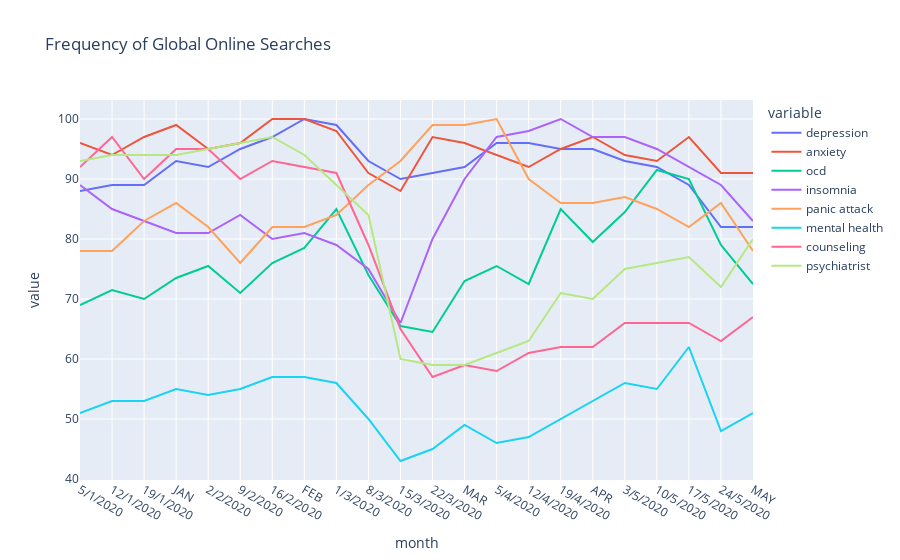

This figure's notebook cell:
### Code cell
import plotly.express as px

fig = px.line(df_search, title='Frequency of Global Online Searches',x='month', y=['depression','anxiety', 'ocd', 'insomnia', 'panic attack','mental health', 'counseling', 'psychiatrist'])
fig.show()

### Figure 1 — Plotly figure (JSON) as saved in the notebook; plotly's stock layout.template omitted (floating-point values rounded to 4 significant figures)
{"data": [{"hovertemplate": "variable=depression<br>month=%{x}<br>value=%{y}<extra></extra>", "legendgroup": "depression", "line": {"color": "#636efa", "dash": "solid"}, "marker": {"symbol": "circle"}, "mode": "lines", "name": "depression", "orientation": "v", "showlegend": true, "type": "scatter", "x": ["5/1/2020", "12/1/2020", "19/1/2020", "JAN", "2/2/2020", "9/2/2020", "16/2/2020", "FEB", "1/3/2020", "8/3/2020", "15/3/2020", "22/3/2020", "MAR", "5/4/2020", "12/4/2020", "19/4/2020", "APR", "3/5/2020", "10/5/2020", "17/5/2020", "24/5/2020", "MAY"], "xaxis": "x", "y": [88, 89, 89, 93, 92, 95, 97, 100, 99, 93, 90, 91, 92, 96, 96, 95, 95, 93, 92, 89, 82, 82], "yaxis": "y"}, {"hovertemplate": "variable=anxiety<br>month=%{x}<br>value=%{y}<extra></extra>", "legendgroup": "anxiety", "line": {"color": "#EF553B", "dash": "solid"}, "marker": {"symbol": "circle"}, "mode": "lines", "name": "anxiety", "orientation": "v", "showlegend": true, "type": "scatter", "x": ["5/1/2020", "12/1/2020", "19/1/2020", "JAN", "2/2/2020", "9/2/2020", "16/2/2020", "FEB", "1/3/2020", "8/3/2020", "15/3/2020", "22/3/2020", "MAR", "5/4/2020", "12/4/2020", "19/4/2020", "APR", "3/5/2020", "10/5/2020", "17/5/2020", "24/5/2020", "MAY"], "xaxis": "x", "y": [96, 94, 97, 99, 95, 96, 100, 100, 98, 91, 88, 97, 96, 94, 92, 95, 97, 94, 93, 97, 91, 91], "yaxis": "y"}, {"hovertemplate": "variable=ocd<br>month=%{x}<br>value=%{y}<extra></extra>", "legendgroup": "ocd", "line": {"color": "#00cc96", "dash": "solid"}, "marker": {"symbol": "circle"}, "mode": "lines", "name": "ocd", "orientation": "v", "showlegend": true, "type": "scatter", "x": ["5/1/2020", "12/1/2020", "19/1/2020", "JAN", "2/2/2020", "9/2/2020", "16/2/2020", "FEB", "1/3/2020", "8/3/2020", "15/3/2020", "22/3/2020", "MAR", "5/4/2020", "12/4/2020", "19/4/2020", "APR", "3/5/2020", "10/5/2020", "17/5/2020", "24/5/2020", "MAY"], "xaxis": "x", "y": [69, 71.5, 70, 73.5, 75.5, 71, 76, 78.5, 85, 74, 65.5, 64.5, 73, 75.5, 72.5, 85, 79.5, 84.5, 91.5, 90, 79, 72.5], "yaxis": "y"}, {"hovertemplate": "variable=insomnia<br>month=%{x}<br>value=%{y}<extra></extra>", "legendgroup": "insomnia", "line": {"color": "#ab63fa", "dash": "solid"}, "marker": {"symbol": "circle"}, "mode": "lines", "name": "insomnia", "orientation": "v", "showlegend": true, "type": "scatter", "x": ["5/1/2020", "12/1/2020", "19/1/2020", "JAN", "2/2/2020", "9/2/2020", "16/2/2020", "FEB", "1/3/2020", "8/3/2020", "15/3/2020", "22/3/2020", "MAR", "5/4/2020", "12/4/2020", "19/4/2020", "APR", "3/5/2020", "10/5/2020", "17/5/2020", "24/5/2020", "MAY"], "xaxis": "x", "y": [89, 85, 83, 81, 81, 84, 80, 81, 79, 75, 66, 80, 90, 97, 98, 100, 97, 97, 95, 92, 89, 83], "yaxis": "y"}, {"hovertemplate": "variable=panic attack<br>month=%{x}<br>value=%{y}<extra></extra>", "legendgroup": "panic attack", "line": {"color": "#FFA15A", "dash": "solid"}, "marker": {"symbol": "circle"}, "mode": "lines", "name": "panic attack", "orientation": "v", "showlegend": true, "type": "scatter", "x": ["5/1/2020", "12/1/2020", "19/1/2020", "JAN", "2/2/2020", "9/2/2020", "16/2/2020", "FEB", "1/3/2020", "8/3/2020", "15/3/2020", "22/3/2020", "MAR", "5/4/2020", "12/4/2020", "19/4/2020", "APR", "3/5/2020", "10/5/2020", "17/5/2020", "24/5/2020", "MAY"], "xaxis": "x", "y": [78, 78, 83, 86, 82, 76, 82, 82, 84, 89, 93, 99, 99, 100, 90, 86, 86, 87, 85, 82, 86, 78], "yaxis": "y"}, {"hovertemplate": "variable=mental health<br>month=%{x}<br>value=%{y}<extra></extra>", "legendgroup": "mental health", "line": {"color": "#19d3f3", "dash": "solid"}, "marker": {"symbol": "circle"}, "mode": "lines", "name": "mental health", "orientation": "v", "showlegend": true, "type": "scatter", "x": ["5/1/2020", "12/1/2020", "19/1/2020", "JAN", "2/2/2020", "9/2/2020", "16/2/2020", "FEB", "1/3/2020", "8/3/2020", "15/3/2020", "22/3/2020", "MAR", "5/4/2020", "12/4/2020", "19/4/2020", "APR", "3/5/2020", "10/5/2020", "17/5/2020", "24/5/2020", "MAY"], "xaxis": "x", "y": [51, 53, 53, 55, 54, 55, 57, 57, 56, 50, 43, 45, 49, 46, 47, 50, 53, 56, 55, 62, 48, 51], "yaxis": "y"}, {"hovertemplate": "variable=counseling<br>month=%{x}<br>value=%{y}<extra></extra>", "legendgroup": "counseling", "line": {"color": "#FF6692", "dash": "solid"}, "marker": {"symbol": "circle"}, "mode": "lines", "name": "counseling", "orientation": "v", "showlegend": true, "type": "scatter", "x": ["5/1/2020", "12/1/2020", "19/1/2020", "JAN", "2/2/2020", "9/2/2020", "16/2/2020", "FEB", "1/3/2020", "8/3/2020", "15/3/2020", "22/3/2020", "MAR", "5/4/2020", "12/4/2020", "19/4/2020", "APR", "3/5/2020", "10/5/2020", "17/5/2020", "24/5/2020", "MAY"], "xaxis": "x", "y": [92, 97, 90, 95, 95, 90, 93, 92, 91, 79, 65, 57, 59, 58, 61, 62, 62, 66, 66, 66, 63, 67], "yaxis": "y"}, {"hovertemplate": "variable=psychiatrist<br>month=%{x}<br>value=%{y}<extra></extra>", "legendgroup": "psychiatrist", "line": {"color": "#B6E880", "dash": "solid"}, "marker": {"symbol": "circle"}, "mode": "lines", "name": "psychiatrist", "orientation": "v", "showlegend": true, "type": "scatter", "x": ["5/1/2020", "12/1/2020", "19/1/2020", "JAN", "2/2/2020", "9/2/2020", "16/2/2020", "FEB", "1/3/2020", "8/3/2020", "15/3/2020", "22/3/2020", "MAR", "5/4/2020", "12/4/2020", "19/4/2020", "APR", "3/5/2020", "10/5/2020", "17/5/2020", "24/5/2020", "MAY"], "xaxis": "x", "y": [93, 94, 94, 94, 95, 96, 97, 94, 89, 84, 60, 59, 59, 61, 63, 71, 70, 75, 76, 77, 72, 80], "yaxis": "y"}], "layout": {"legend": {"title": {"text": "variable"}, "tracegroupgap": 0}, "title": {"text": "Frequency of Global Online Searches"}, "xaxis": {"anchor": "y", "domain": [0, 1], "title": {"text": "month"}}, "yaxis": {"anchor": "x", "domain": [0, 1], "title": {"text": "value"}}}}
